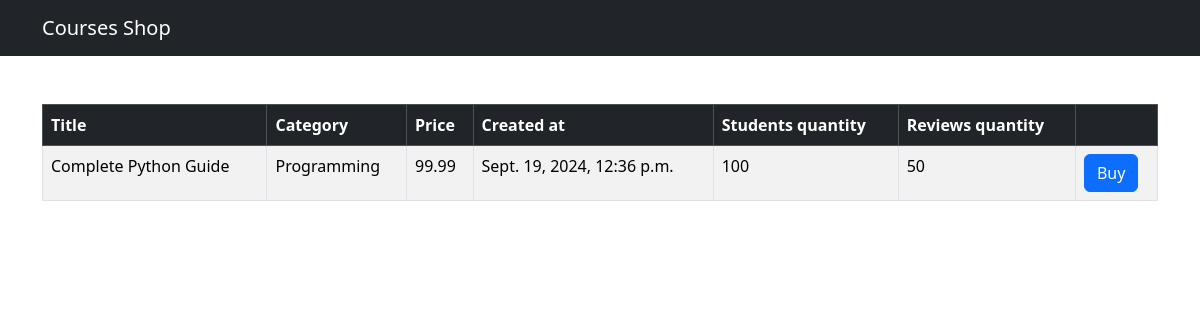
Screenshot of /shop/course/1 with the database file from the repository.
### shop/models.py (models this page shows, shortened)
class Course(models.Model):  # табличка 2
    title = models.CharField(max_length=255)
    category = models.ForeignKey(Category, on_delete=models.CASCADE)
    price = models.FloatField()
    students_qty = models.IntegerField()
    reviews_qty = models.IntegerField()
    created_at = models.DateTimeField(
        default=timezone.now)  # Дата генерится автоматически

class Category(models.Model):  # табличка 1
    title = models.CharField(max_length=255)
    created_at = models.DateTimeField(
        default=timezone.now)  # Дата генерится автоматически
    def __str__(self):
        return self.title

### shop/views.py (the view)
# urls.py: path('course/<int:course_id>', views.single_course, name='single_course'),
def single_course(request, course_id):
    course = get_object_or_404(Course, pk=course_id)
    return render(request, 'shop/single_course.html', {'course': course})

### templates/shop/single_course.html (shortened to what this page needs)
{% extends "base.html" %}
{% block content %}
<table class="table mt-5 table-bordered table-striped table-hover" >
    <thead class="table-dark" >
        <tr>
            <th>Title</th>
            <th>Category</th>
            <th>Price</th>
            <th>Created at</th>
            <th>Students quantity</th>
            <th>Reviews quantity</th>
            <th></th>
        </tr>
    </thead>
    <tbody>
        <tr>
            <td>{{ course.title }}</td>
            <td>{{ course.category }}</td>
            <td>{{ course.price }}</td>
            <td>{{ course.created_at }}</td>
            <td>{{ course.students_qty }}</td>
            <td>{{ course.reviews_qty }}</td>
            <td>
                <button class="btn btn-primary">
                    Buy
                </button>
            </td>
        </tr>
    </tbody>
</table>
{% endblock %}

### rows the page displays
Course: title "Complete Python Guide", category "Programming", price "99.99", created_at "Sept. 19, 2024, 12:36 p.m.", students_qty "100", reviews_qty "50"
